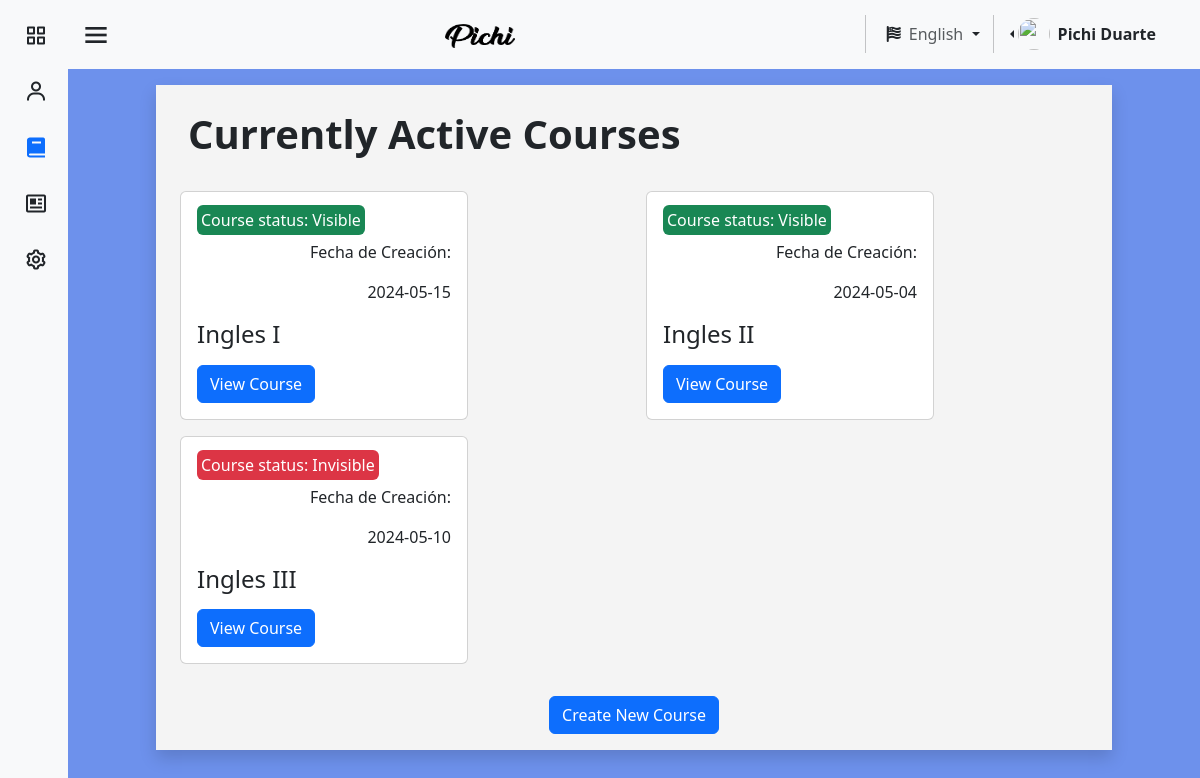
The app's page /pages/en/courses.php (signed in), older data.
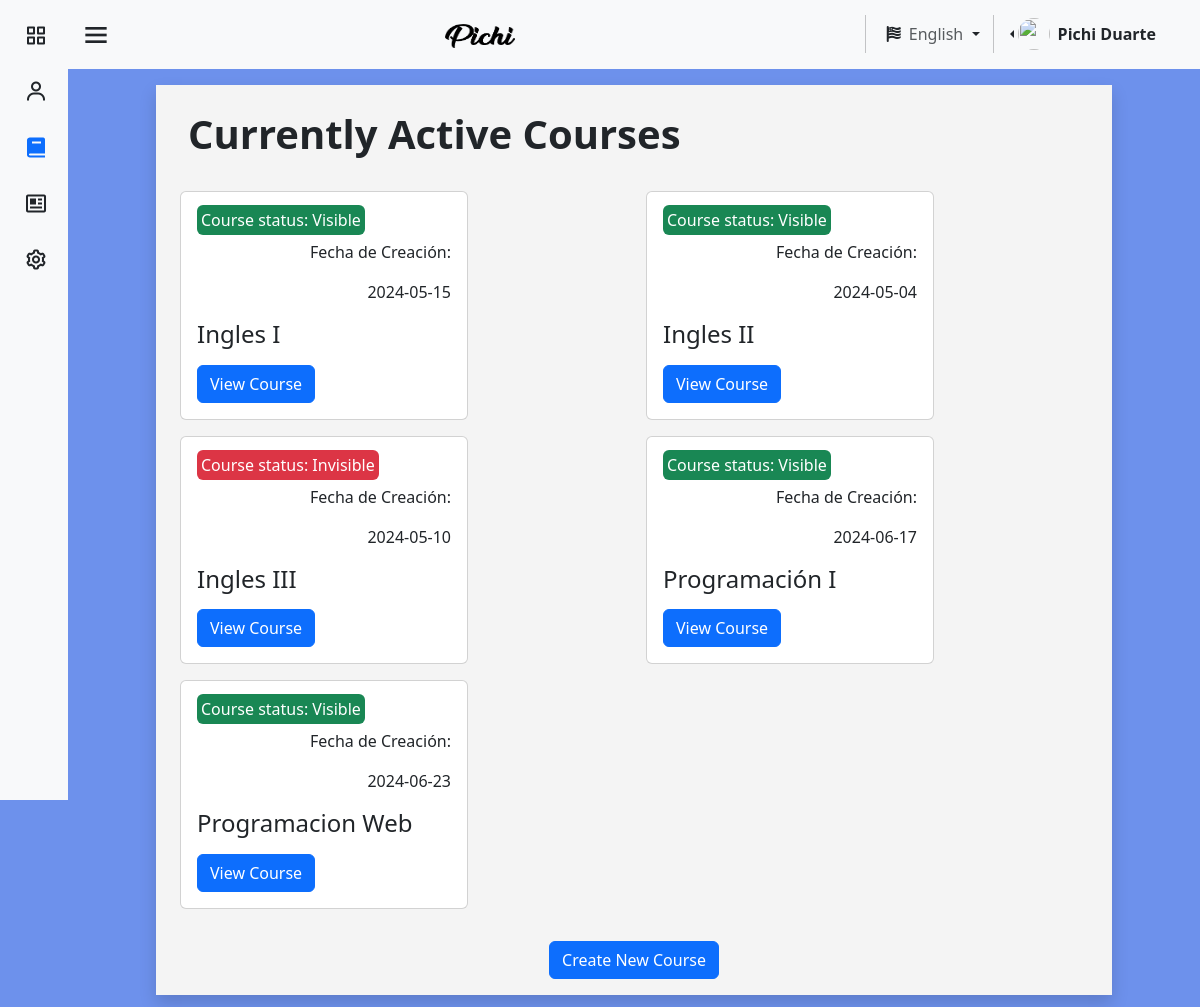
The same page, newer data.
### tables this page shows
CREATE TABLE `cursos` (
  `id_cur` varchar(100) NOT NULL,
  `nombre_cur` varchar(45) NOT NULL,
  `fecha_inicio` date NOT NULL,
  `cupos_cur_min` int(11) NOT NULL,
  `cupos_cur_max` int(11) NOT NULL,
  `Empresa_id_empresa` int(11) NOT NULL,
  `fecha_fin` date NOT NULL,
  `visibilidad_curso` varchar(11) NOT NULL
);

### pages/en/courses.php (the view, shortened to what the changed rows need)
<?php
require "../../assests/php/LoginBD.php";
$cursos = [];
if (isset($_SESSION['id_user'])) {
    $usuarios1 = $_SESSION['id_user'];
    $conexion1 = mysqli_query($mysqli, "SELECT Empresa_id_empresa, nombre_user, apellido_user FROM usuario WHERE id_user = '$usuarios1'");
    if (mysqli_num_rows($conexion1) > 0) {
        $datos = mysqli_fetch_assoc($conexion1);
        $empresaUsuario = $datos['Empresa_id_empresa'];
        $conexion2 = mysqli_query($mysqli, "SELECT nombre_empresa FROM empresa WHERE id_empresa = '$empresaUsuario'");
        if (mysqli_num_rows($conexion2) > 0) {
            $conexion3 = mysqli_query($mysqli, "SELECT * FROM cursos WHERE Empresa_id_empresa = '$empresaUsuario'");
            if (mysqli_num_rows($conexion3) > 0) {
                while ($datos3 = mysqli_fetch_assoc($conexion3)) {
                    $cursos[] = $datos3;
                }
            }
        }
    }
}
?>
<!DOCTYPE html>
<html lang="en">
<head>
    <link href="https://cdn.jsdelivr.net/npm/bootstrap@5.3.3/dist/css/bootstrap.min.css" rel="stylesheet"
 />
    <link href="https://unpkg.com/boxicons@2.1.4/css/boxicons.min.css" rel="stylesheet" />
    <link rel="stylesheet" href="https://cdnjs.cloudflare.com/ajax/libs/font-awesome/6.5.1/css/all.min.css"
 />
    <link rel="stylesheet" href="../../assests/css/colorPallete.css" />
    <link rel="stylesheet" href="../../assests/css/viewUser.css" />
    <link rel="stylesheet" href="https://cdnjs.cloudflare.com/ajax/libs/font-awesome/6.1.2/css/all.min.css">
    <link rel="stylesheet" href="../../assests/css/style (2).css">
    <link rel="stylesheet" href="../../assests/css/sidebar.css" />
</head>
<body class="bg-pastel" id="body-pd">
    <section class="Cursos">
        <div class="container-fluid bg-blanco mt-3 shadow ">
            <h1 class="heading"><b>Currently Active Courses</b></h1>
            <div class="container">
                <div class="row gy-3 mb-4">
                    <?php foreach ($cursos as $curso) { ?>
                        <div class="col">
                            <div class="card" style="width: 18rem">
                                <div class="card-body">
                                    <?php
                                    $bgClass = ($curso['visibilidad_curso'] == 'Invisible') ? 'bg-danger' : 'bg-success';
                                    ?>
                                    <span class="card-text text-bg-success rounded p-1 fs-6 <?php echo $bgClass; ?>">Course status: <?php echo $curso['visibilidad_curso']; ?></span>
                                    <p class="mt-2 card-text text-end">Fecha de Creación:</p>
                                    <p class="card-text text-end"><?php echo $curso['fecha_inicio']; ?></p>
                                    <h4 class="card-title text-start"><?php echo $curso['nombre_cur']; ?></h4>
                                    <a class="btn btn-primary mt-2"
                                        href="verCurso.php?id_cur=<?php echo $curso['id_cur']; ?>">View Course</a>
                                </div>
                            </div>
                        </div>
                    <?php } ?>
                </div>
            </div>
    </section>
</body>
</html>

Row changes from the older to the newer data that the page shows:
added cursos: visibilidad_curso "Visible", fecha_inicio "2024-06-17", nombre_cur "Programación I"
added cursos: visibilidad_curso "Visible", fecha_inicio "2024-06-23", nombre_cur "Programacion Web"
